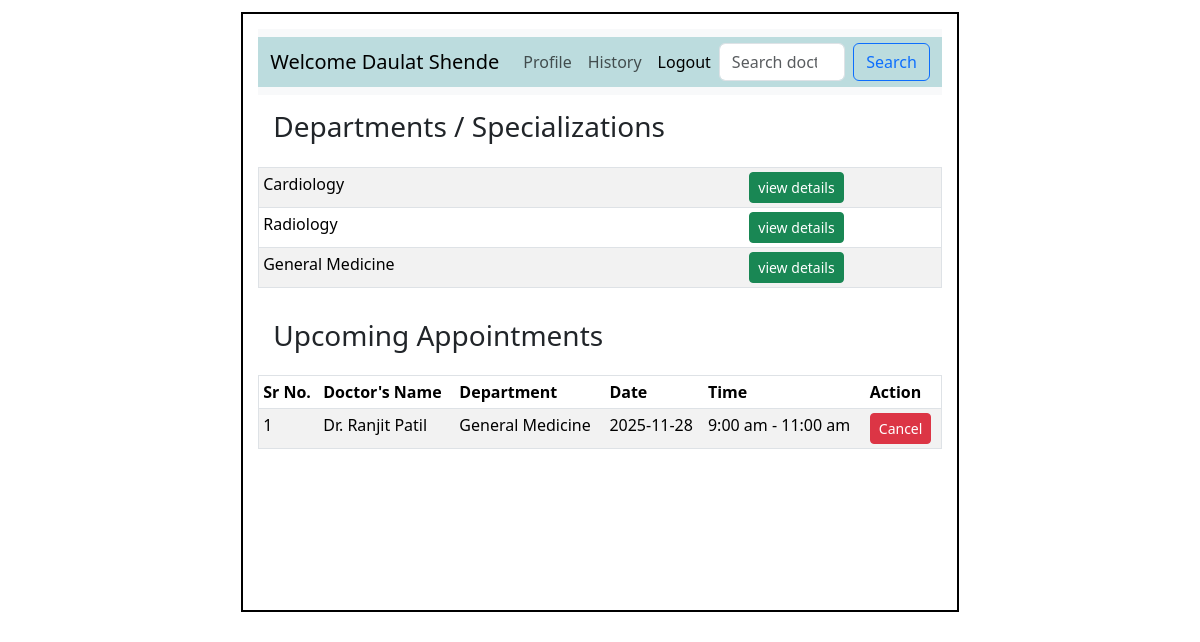
Page /patient/5 on the earlier database version.
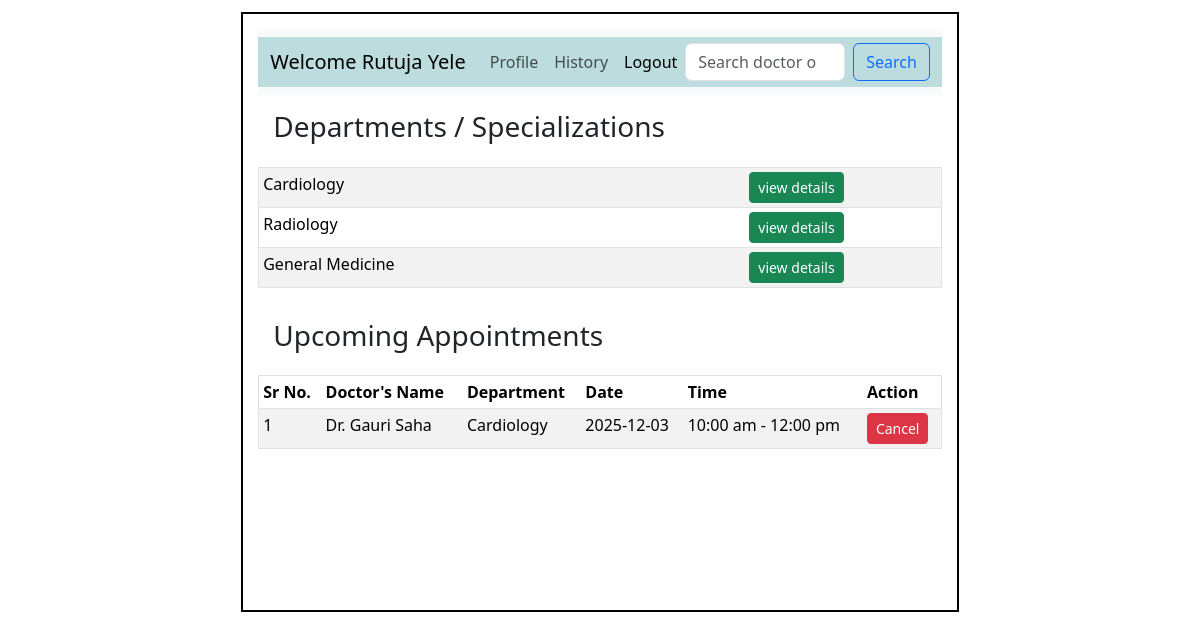
Same page on the later database version.
### application/models.py (models this page shows)
class Patient(db.Model):
    __tablename__ = "Patient"
    patient_id = db.Column(db.Integer, primary_key=True)
    name = db.Column(db.String(), nullable=False)
    phone = db.Column(db.String())
    age = db.Column(db.Integer)
    gender = db.Column(db.String())
    email = db.Column(db.String(), unique=True)
    username = db.Column(db.String(), unique=True, nullable=False)
    password = db.Column(db.String(), nullable=False)
    address = db.Column(db.String())
    patient_type = db.Column(db.String(), default='OPD')  # OPD/IPD
    status = db.Column(db.String(), default='Active')
    consultant = db.Column(db.Integer, db.ForeignKey('Doctor.doctor_id'))  #foreignkey
    appointments = db.relationship('Appointment', backref='patient', lazy=True)  # relationship
    treatment = db.relationship('Treatment', backref='patient', lazy=True) #realtionship

class Department(db.Model):
    __tablename__ = "Department"
    department_id = db.Column(db.Integer, primary_key = True)
    department_name = db.Column(db.String(), nullable=False)
    info = db.Column(db.String(), nullable=False)
    doctors = db.relationship('Doctor', backref='dept', lazy=True) #relationship

class Appointment(db.Model):
    __tablename__ = "Appointment"
    appointment_id = db.Column(db.Integer, primary_key=True)
    date = db.Column(db.String() , nullable=False)
    time = db.Column(db.String(), nullable=False)
    status = db.Column(db.String(), default='Upcoming', nullable=False)
    doctor_id = db.Column(db.Integer, db.ForeignKey('Doctor.doctor_id'))   #foreignkey
    patient_id = db.Column(db.Integer, db.ForeignKey('Patient.patient_id'))  #foreignkey

class Doctor(db.Model):
    __tablename__ = "Doctor"
    doctor_id = db.Column(db.Integer, primary_key=True)
    name = db.Column(db.String(), nullable = False)
    phone = db.Column(db.String(), nullable = False)
    age = db.Column(db.Integer, nullable = False)
    gender = db.Column(db.String(), nullable = False)
    email = db.Column(db.String(), unique=True, nullable = False)
    username = db.Column(db.String(), unique=True, nullable=False)
    password = db.Column(db.String(), nullable=False)
    appointments = db.relationship('Appointment', backref='doctor', lazy=True)  # relationship
    dept_id= db.Column(db.Integer, db.ForeignKey('Department.department_id'))    #foreignkey
    role = db.Column(db.String())
    info = db.Column(db.String())
    exp_year = db.Column(db.Integer)

### application/controllers.py (the view)
@app.route('/patient/<int:pat_id>', methods=['GET'])
def patient(pat_id):
    this_patient = Patient.query.filter_by(patient_id=pat_id).first()
    departments = Department.query.all()
    appoint = Appointment.query.filter_by(patient_id=pat_id).all()
    return render_template('patient_dash.html', this_patient=this_patient, departments=departments, appoint=appoint)

### templates/patient_dash.html (shortened to what the changed rows need)
<!DOCTYPE html>
<html lang="en">
    <head>
        <link rel="stylesheet" href="/static/style.css">
        <link href="https://cdn.jsdelivr.net/npm/bootstrap@5.3.8/dist/css/bootstrap.min.css" rel="stylesheet"
>
    </head>
    <body>
        <div id="main">
            <div id="canvas">
                <nav class="navbar navbar-expand-lg bg-body-tertiary">
                    <div id="nav" class="container-fluid">
                        <a class="navbar-brand" href="/patient/{{this_patient.patient_id}}">Welcome {{ this_patient.name }}</a>
                        <div class="collapse navbar-collapse" id="navbarSupportedContent">
                            <ul class="navbar-nav me-auto mb-2 mb-lg-0">
                            </ul>
                            <form class="d-flex" role="search" method="GET" action="/patient_search/{{this_patient.patient_id}}">
                            </form>
                        </div>
                    </div>
                </nav>
                <div id="content">
                    <div id="table text-center">
                        <table class="table table-sm border table-striped">
                            {% for dept in departments %}
                            <tr>
                                <td>{{dept.department_name}}</td>
                                <td class="text-center">
                                    <a href="/patient/{{this_patient.patient_id}}/department/{{dept.department_id}}" class="btn btn-success btn-sm">view details</a>
                                </td>
                            </tr>
                            {% endfor %}
                        </table>
                    </div>
                    <div id="table">
                        <table class="table table-sm border table-striped">
                            <thead>
                                <tr>
                                    <th>Sr No.</th>
                                    <th>Doctor's Name</th>
                                    <th>Department</th>
                                    <th>Date</th>
                                    <th>Time</th>
                                    <th>Action</th>
                                </tr>
                            </thead>
                            <tbody>
                                {% set ns = namespace(found=false, count=0) %}
                                {% for a in appoint %}
                                    {% if a.status == "Upcoming" %}
                                        {% set ns.count = ns.count + 1 %}
                                        {% set ns.found = true %}
                                        <tr>
                                            <td>{{ ns.count }}</td>
                                            <td>Dr. {{ a.doctor.name }}</td>
                                            <td>{{ a.doctor.dept.department_name }}</td>
                                            <td>{{ a.date }}</td>
                                            <td>{{ a.time }}</td>
                                            <td>
                                                <a href="{{ url_for('cancel_appoint', appoint_id=a.appointment_id, role='patient') }}" class="btn btn-danger btn-sm">Cancel</a>
                                            </td>
                                        </tr>
                                    {% endif %}
                                {% endfor %}
                            </tbody>
                        </table>
                    </div>
                </div>
            </div>
        </div>
    </body>
</html>

Differences in the rows shown:
no longer on this page (row edited): Appointment: count "1", doctor.name "Ranjit Patil", doctor.dept.department_name "General Medicine", date "2025-11-28", time "9:00 am - 11:00 am"
changed Patient: name "Daulat Shende" → "Rutuja Yele"
added Appointment: count "1", doctor.name "Gauri Saha", doctor.dept.department_name "Cardiology", date "2025-12-03", time "10:00 am - 12:00 pm"
